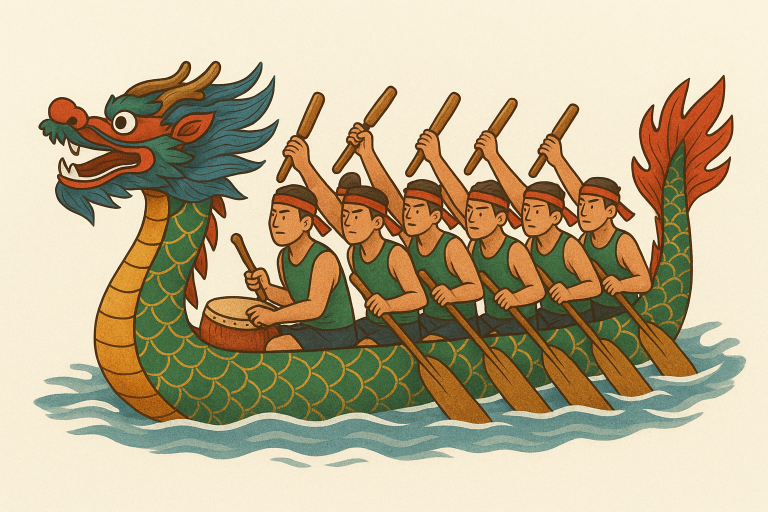
#> input picture Part10/dragonboat.png, 1536 x 1024 px (shown at 1/2 size)
$ python blog010b.py
#> lines starting #> are read from the running program, lines starting #| are printed output that depends on the picture
import cv2
import numpy as np
import  matplotlib.pyplot as plt

img = cv2.imread('dragonboat.png')
#> img is the input picture: shape (1024, 1536, 3); mean B, G, R 143.9, 175.5, 189.6
r1 = cv2.pyrDown(img)
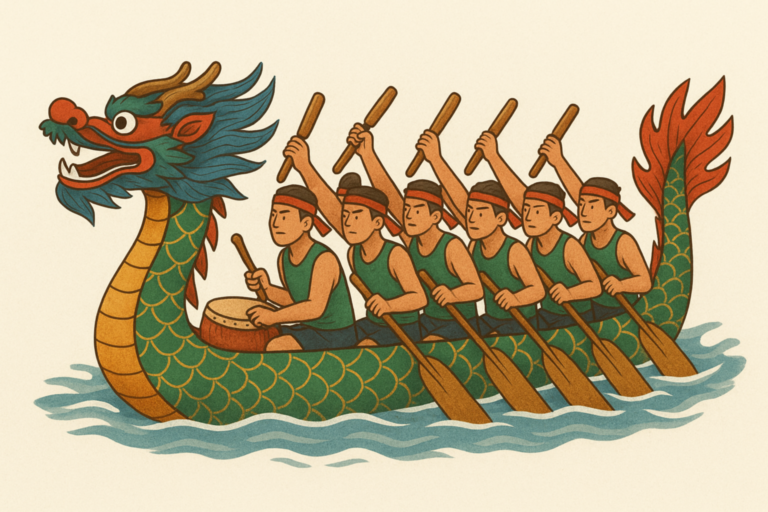
#> r1: shape (512, 768, 3); mean B, G, R 143.9, 175.5, 189.6
r2 = cv2.pyrDown(r1)
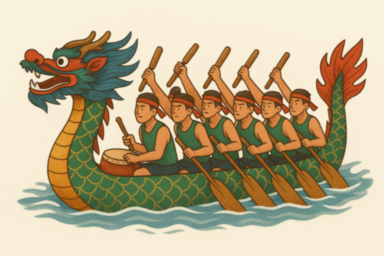
#> r2: shape (256, 384, 3); mean B, G, R 143.9, 175.5, 189.6

cv2.imshow('Original',img)
cv2.imshow('PyrDown1',r1)
cv2.imshow('PyrDown2',r2)

cv2.waitKey(0)
cv2.destroyAllWindows()
